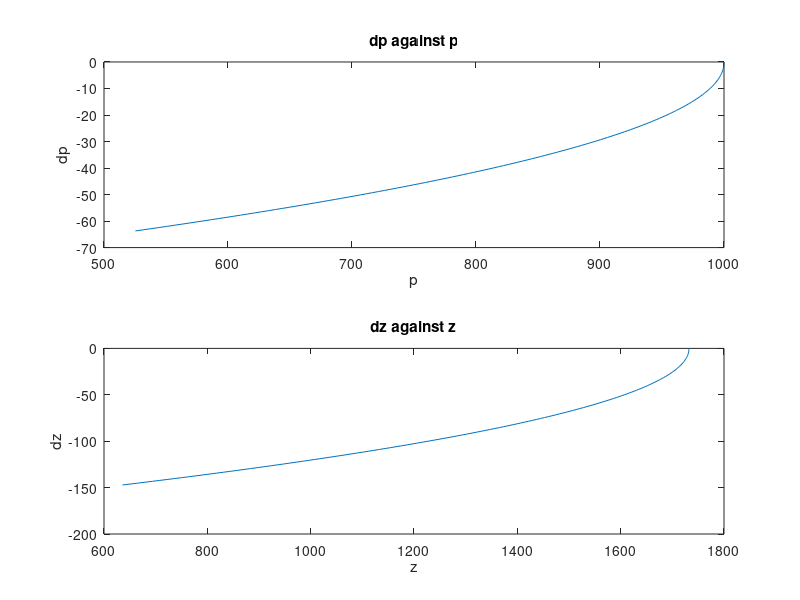
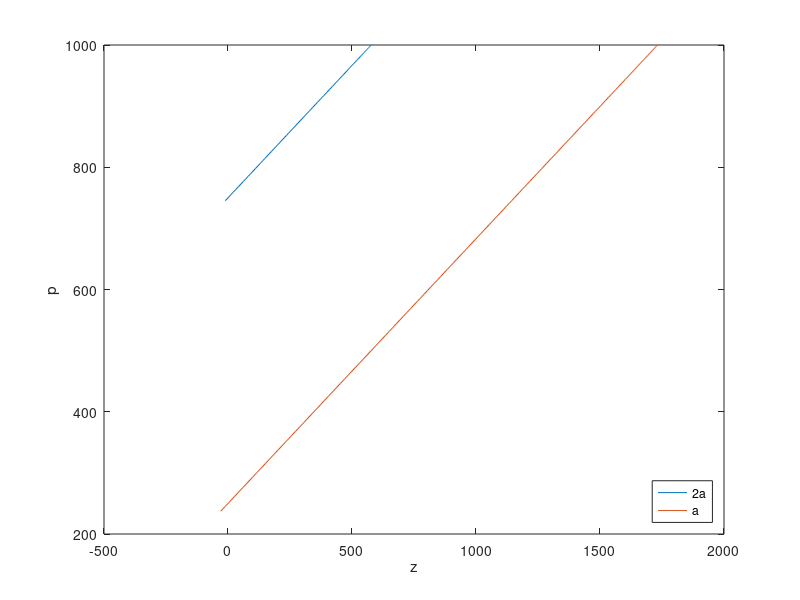

MATLAB code to generate these figures, in order:
%% Week 4: LAB 2
% Name: Avvienash A/L Jaganathan
% ID: 32281013
% Date: 25/3/2022
clear all; close all; clc;
%% Stage 1
% Question 1

a = pi/6; % alpha = 30 dg (convert to rad)
g = 9.81; % gravatational constant

v_th = 0.5; % constant speed of theta
% const speed = no acc

a_p = g*cos(a)*sin(a); % calculate acc of p

a_z = g; % acc along z

T = 15;
tsteps = 0.1;

mat=zeros(T/tsteps+1,5);
%initialise
mat(1,2) = 1000; % p_0 =1000
mat(1,3) = 1000 /(tan(a)); 
for loop = 1:(T/tsteps)
    
    % find for theta
    mat(loop+1,1) = rem((mat(loop,1) + v_th*tsteps),(2*pi));
    
    % find for z
    
    mat(loop+1,5)= mat(loop,5) - a_z*tsteps;
    mat(loop+1,3)= mat(loop,3) + mat(loop,5)*tsteps;
    
    % find for p
    mat(loop+1,4)= mat(loop,4) -a_p*tsteps;
    mat(loop+1,2)= mat(loop,2) +mat(loop,4)*tsteps;
end

figure(1)
subplot(2,1,1);
plot(mat(:,2),mat(:,4))
xlabel("p")
ylabel("dp")
title("dp against p")

subplot(2,1,2); 
plot(mat(:,3),mat(:,5))
title("dz against z")
xlabel("z")
ylabel("dz")

figure(2)
x = mat(:,2).*sin(mat(:,1));
y = mat(:,2).*cos(mat(:,1));
plot(x,y)
title("x agaisnt y")
xlabel("x")
ylabel("y")

%% Stage 2
% step 1 and 2
clear all; close all; clc;

a = pi/6; % alpha = 30 dg (convert to rad)
g = 9.81; % gravatational constant

z = 1000/tan(a);
t = sqrt(2*z/g)

b = pi/3; 

z2 = 1000/tan(b);
t2 = sqrt(2*z2/g)
%% Stage 2 Step 3
clear all; close all; clc;

a = pi/3; % alpha = 30 dg (convert to rad)
b = pi/6
% double alpha
g = 9.81; % gravatational constant

v_th = 0.5; % constant speed of theta
% const speed = no acc

a_p = g*cos(a)*sin(a); % calculate acc of p
a_2p = g*cos(b)*sin(b);

a_z = g; % acc along z

T = 11;
T2= 19;
tsteps = 0.1;

mat=zeros(T/tsteps+1,5);
%initialise
mat(1,2) = 1000; % p_0 =1000
mat(1,3) = 1000 /(tan(a)); 

mat2=zeros(T2/tsteps+1,5);
%initialise
mat2(1,2) = 1000; % p_0 =1000
mat2(1,3) = 1000 /(tan(b)); 
for loop = 1:(T/tsteps)
    
    % find for theta
    mat(loop+1,1) = rem((mat(loop,1) + v_th*tsteps),(2*pi));
    
    % find for z
    
    mat(loop+1,5)= mat(loop,5) - a_z*tsteps;
    mat(loop+1,3)= mat(loop,3) + mat(loop,5)*tsteps;
    
    % find for p
    mat(loop+1,4)= mat(loop,4) -a_p*tsteps;
    mat(loop+1,2)= mat(loop,2) +mat(loop,4)*tsteps;

end

for loop = 1:(T2/tsteps)
        
    %
    mat2(loop+1,1) = rem((mat2(loop,1) + v_th*tsteps),(2*pi));
    
    % find for z
    
    mat2(loop+1,5)= mat2(loop,5) - a_z*tsteps;
    mat2(loop+1,3)= mat2(loop,3) + mat2(loop,5)*tsteps;
    
    % find for p
    mat2(loop+1,4)= mat2(loop,4) -a_2p*tsteps;
    mat2(loop+1,2)= mat2(loop,2) +mat2(loop,4)*tsteps;
end

plot(mat(:,3),mat(:,2),mat2(:,3),mat2(:,2))
xlabel("z")
ylabel("p")
legend('2a','a','Location','southeast')
